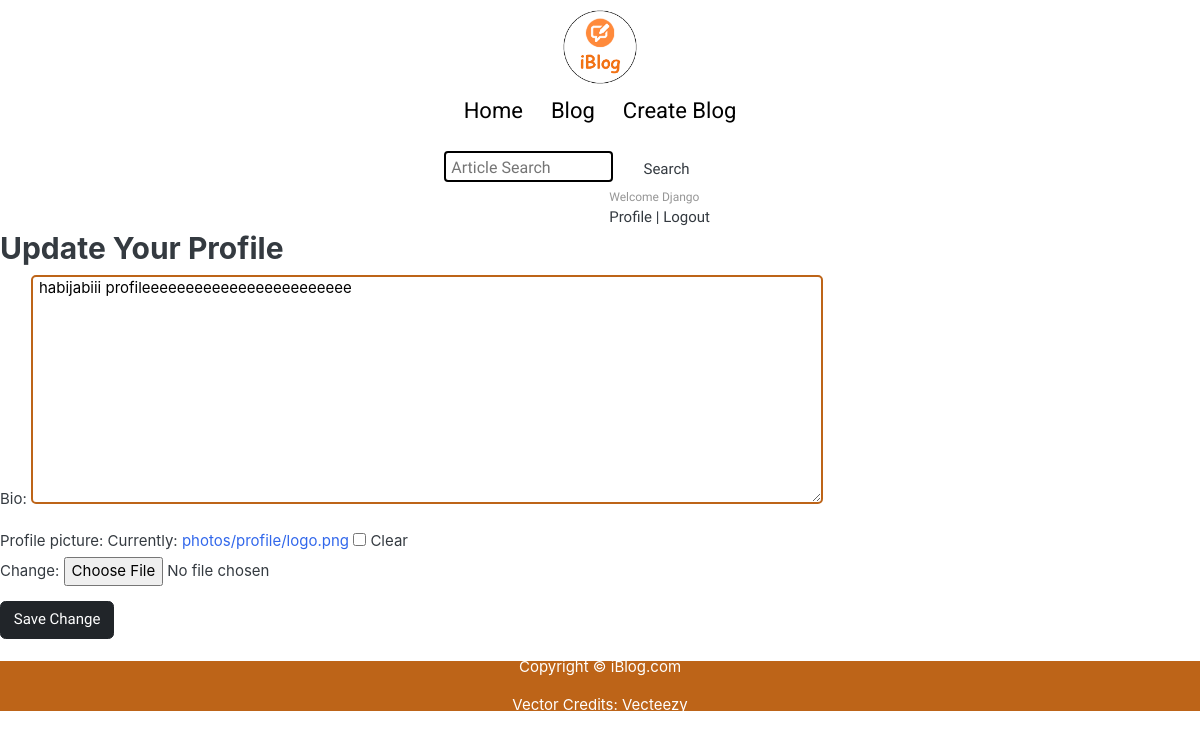
/account/profile-update/ (signed in), run on an earlier commit of the app's database.
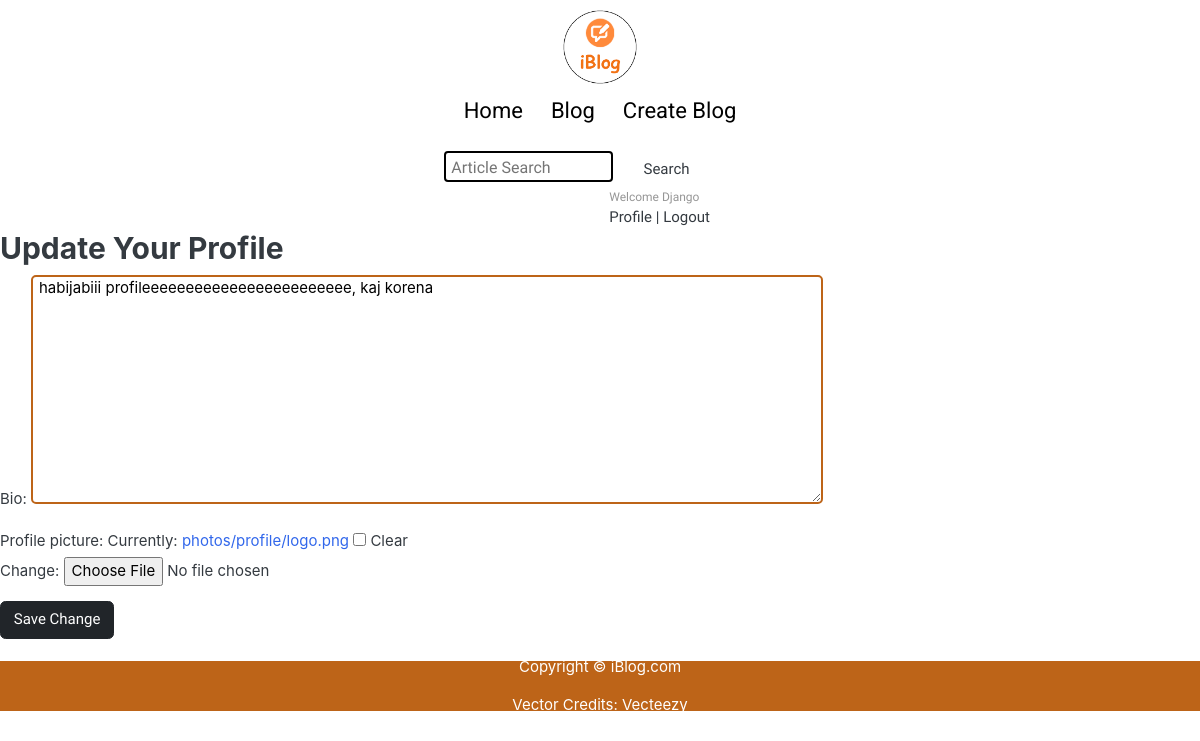
And on a later commit of the database.
### accounts/models.py (models this page shows, shortened)
class Profile(models.Model):
    user = models.OneToOneField(User, on_delete=models.CASCADE)
    bio = models.TextField(blank=True)
    profile_picture = models.ImageField(upload_to='photos/profile', blank=True, null=True)

### accounts/views.py (the view)
# urls.py: path('profile-update/', views.profile_update, name='profile_update'),
@login_required
def profile_update(request):
    profile = Profile.objects.get(user=request.user)
    if request.method == 'POST':
        profile_form = ProfileUpdateForm(request.POST, request.FILES, instance=profile)
        if profile_form.is_valid():
            profile_form.save()
            messages.success(request, "Profile has been updated sucessfully")
            return redirect('profile', profile.user.username)
    else:
        profile_form = ProfileUpdateForm(instance=profile)
    return render(request, 'accounts/profile_update.html', {'profile_form': profile_form})

### accounts/forms.py
class ProfileUpdateForm(forms.ModelForm):
    class Meta:
        model = Profile
        fields = ['bio', 'profile_picture']

### accounts/templates/accounts/profile_update.html (shortened to what this page needs)
{% extends 'base.html' %}
{% block body %}
  <h2>Update Your Profile</h2>
  <form method="post" enctype="multipart/form-data">
    {{ profile_form.as_p }}
    <button class="btn btn-dark" type="submit">Save Change</button><br>
  </form><br>
{% endblock %}

What changed in the data, as far as the page shows it:
changed Profile: bio "habijabiii profileeeeeeeeeeeeeeeeeeeeeeee" → "habijabiii profileeeeeeeeeeeeeeeeeeeeeeee, kaj korena"
